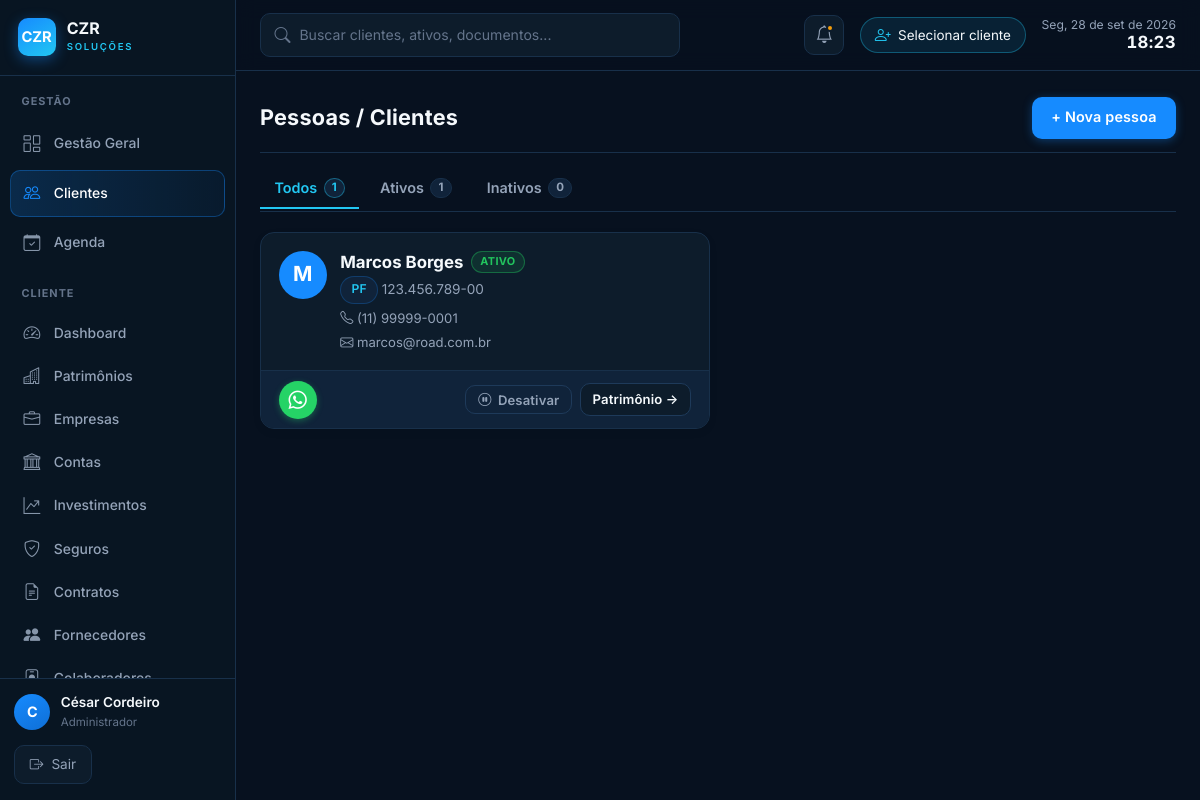
Screenshot of /clientes (signed in) with the database file from the repository.
### tables this page shows
CREATE TABLE IF NOT EXISTS clientes (
  id              INT AUTO_INCREMENT PRIMARY KEY,
  usuario_id      INT NULL,                           
  tipo_pessoa     ENUM('PF','PJ') NOT NULL DEFAULT 'PF',
  nome            VARCHAR(200) NOT NULL,              
  nome_completo   VARCHAR(200) NULL,                  
  apelido         VARCHAR(80)  NULL,
  cpf_cnpj        VARCHAR(18)  NOT NULL,
  rg              VARCHAR(20)  NULL,
  rg_orgao        VARCHAR(30)  NULL,
  rg_uf           VARCHAR(2)   NULL,
  data_nascimento DATE         NULL,
  naturalidade    VARCHAR(80)  NULL,
  nacionalidade   VARCHAR(60)  NULL DEFAULT 'Brasileira',
  estado_civil    ENUM('solteiro','casado','divorciado','viuvo','uniao_estavel','separado') NULL,
  regime_bens     ENUM('comunhao_parcial','comunhao_universal','separacao_total','participacao_final','nao_aplicavel') NULL,
  profissao       VARCHAR(80)  NULL,
  tipo_sanguineo  ENUM('A+','A-','B+','B-','AB+','AB-','O+','O-') NULL,
  nome_pai        VARCHAR(200) NULL,
  nome_mae        VARCHAR(200) NULL,
  cep             VARCHAR(9)   NULL,                  
  logradouro      VARCHAR(200) NULL,
  numero          VARCHAR(20)  NULL,
  complemento     VARCHAR(100) NULL,
  bairro          VARCHAR(100) NULL,
  cidade          VARCHAR(100) NULL,
  uf              VARCHAR(2)   NULL,
  email           VARCHAR(150) NULL,                  
  telefone        VARCHAR(20)  NULL,                  
  tem_testamento  TINYINT(1) NOT NULL DEFAULT 0,
  testamento_obs  TEXT         NULL,
  observacoes     TEXT         NULL,
  ativo           TINYINT(1) NOT NULL DEFAULT 1,
  criado_em       DATETIME NOT NULL DEFAULT CURRENT_TIMESTAMP,
  FOREIGN KEY (usuario_id) REFERENCES usuarios(id) ON DELETE SET NULL
);

### app/Core/View.php (called while the page is built, shortened)
<?php
class View
{
    public static function render(string $view, array $data = []): void
    {
        $file = APP_PATH . '/Views/' . $view . '.php';
        extract($data, EXTR_SKIP);
        require $file;
    }
}

### app/Core/Controller.php (called while the page is built, shortened)
<?php
abstract class Controller
{
    protected function view(string $view, array $data = []): void
    {
        View::render($view, $data);
    }
}

### app/Controllers/ClientesController.php (called while the page is built, shortened)
<?php
class ClientesController extends Controller
{
    public function index(): void
    {
        $filtro = $_GET['status'] ?? 'todos';
        $clientes = Cliente::listarPorStatus($filtro);
        $this->view('clientes/lista', compact('clientes', 'contagem', 'filtro'));
    }
}

### app/Core/Router.php (called while the page is built, shortened)
<?php
class Router
{
    private array $routes = ['GET' => [], 'POST' => []];
    public function get(string $path, array $handler): void
    {
        $this->routes['GET'][trim($path, '/')] = $handler;
    }
    public function post(string $path, array $handler): void
    {
        $this->routes['POST'][trim($path, '/')] = $handler;
    }
    public function dispatch(string $url, string $method): void
    {
        $url    = trim($url, '/');
        $method = strtoupper($method) === 'POST' ? 'POST' : 'GET';
        $handler = $this->routes[$method][$url] ?? null;
        [$class, $action] = $handler;
        (new $class())->$action();
    }
}

### index.php (called while the page is built, shortened)
<?php
$router = new Router();
$router->dispatch($_GET['url'] ?? '', $_SERVER['REQUEST_METHOD']);

### includes/functions.php (called while the page is built, shortened)
<?php
function base_url(string $path = ''): string {
    $base = defined('BASE_URL') ? BASE_URL : '/cezar/';
    return $base . ltrim($path, '/');
}
function link_whatsapp(?string $telefone): string {
    $d = preg_replace('/\D/', '', $telefone ?? '');
    if (strlen($d) <= 11) $d = '55' . $d;
    return 'https://wa.me/' . $d;
}
function h(string $str): string {
    return htmlspecialchars($str, ENT_QUOTES, 'UTF-8');
}

### includes/db.php (called while the page is built, shortened)
<?php
function db(): PDO
{
    static $pdo = null;
    if ($pdo === null) {
        $host    = Env::get('DB_HOST', '127.0.0.1');
        $name    = Env::get('DB_NAME', 'gestao_patrimonial');
        $user    = Env::get('DB_USER', 'root');
        $pass    = Env::get('DB_PASS', '');
        $charset = Env::get('DB_CHARSET', 'utf8mb4');
        $dsn = "mysql:host={$host};dbname={$name};charset={$charset}";
        $pdo = new PDO($dsn, $user, $pass, [
            PDO::ATTR_ERRMODE            => PDO::ERRMODE_EXCEPTION,
            PDO::ATTR_DEFAULT_FETCH_MODE => PDO::FETCH_ASSOC,
            PDO::ATTR_EMULATE_PREPARES   => false,
        ]);
    }
    return $pdo;
}

### app/Models/Cliente.php (called while the page is built, shortened)
<?php
class Cliente
{
    public static function listarPorStatus(string $filtro = 'todos'): array
    {
        $where = match ($filtro) {
            'ativos'   => 'WHERE c.ativo = 1',
            'inativos' => 'WHERE c.ativo = 0',
            default    => '',
        };
        return db()->query(
            "SELECT c.*, u.email AS email_login
               FROM clientes c
               LEFT JOIN usuarios u ON u.id = c.usuario_id
               $where
              ORDER BY c.ativo DESC, c.nome"
        )->fetchAll();
    }
}

### app/Views/clientes/lista.php (the view, shortened to what this page needs)
<?php
require APP_ROOT . '/includes/header.php';
$abas = [
    'todos'    => ['Todos',    $contagem['todos']],
    'ativos'   => ['Ativos',   $contagem['ativos']],
    'inativos' => ['Inativos', $contagem['inativos']],
];
?>
<div class="container">
  <div class="card-header cli-head">
    <h2 class="card-titulo">Pessoas / Clientes</h2>
    <a href="<?= base_url('clientes/novo') ?>" class="btn btn-primario">+ Nova pessoa</a>
  </div>
  <div class="cli-tabs">
    <?php foreach ($abas as $chave => [$rot, $n]): ?>
      <a class="cli-tab<?= $filtro === $chave ? ' ativo' : '' ?>" href="<?= base_url('clientes?status=' . $chave) ?>">
        <?= h($rot) ?> <span class="cli-tab-n"><?= (int) $n ?></span>
      </a>
    <?php endforeach; ?>
  </div>
  <?php if ($clientes): ?>
    <div class="pessoas-grid">
      <?php foreach ($clientes as $c):
        $nome   = $c['nome_completo'] ?: $c['nome'];
        $wa     = link_whatsapp($c['telefone'] ?? '');
        $ini    = mb_strtoupper(mb_substr(trim($c['nome']), 0, 1));
        $ativo  = (int) $c['ativo'] === 1;
      ?>
      <div class="pessoa-card<?= $ativo ? '' : ' inativo' ?>">
        <a class="pessoa-card-corpo" href="<?= base_url('clientes/editar?id=' . $c['id']) ?>">
          <div class="pessoa-avatar"><?= h($ini) ?></div>
          <div class="pessoa-card-info">
            <div class="pessoa-nome-linha">
              <span class="pessoa-nome"><?= h($nome) ?></span>
              <span class="pessoa-status <?= $ativo ? 'st-ativo' : 'st-inativo' ?>"><?= $ativo ? 'Ativo' : 'Inativo' ?></span>
            </div>
            <div class="pessoa-doc"><span class="tag"><?= h($c['tipo_pessoa']) ?></span> <?= h($c['cpf_cnpj']) ?></div>
            <?php if ($c['telefone']): ?><div class="pessoa-linha"><i class="bi bi-telephone"></i> <?= h($c['telefone']) ?></div><?php endif; ?>
            <?php if ($c['email']): ?><div class="pessoa-linha"><i class="bi bi-envelope"></i> <?= h($c['email']) ?></div><?php endif; ?>
          </div>
        </a>
        <div class="pessoa-card-acoes">
          <?php if ($wa): ?>
            <a href="<?= h($wa) ?>" target="_blank" rel="noopener" class="pessoa-wa"
               title="Conversar no WhatsApp" aria-label="Conversar no WhatsApp">
              <i class="bi bi-whatsapp"></i>
            </a>
          <?php endif; ?>
          <div class="pessoa-acoes-dir">
            <form method="post" action="<?= base_url('clientes/status') ?>" class="pessoa-toggle-form">
              <button type="submit" class="btn btn-sm <?= $ativo ? 'pessoa-btn-desativar' : 'pessoa-btn-ativar' ?>"
                      title="<?= $ativo ? 'Desativar (deixar de gerenciar)' : 'Reativar cliente' ?>"
                      onclick="return confirm('<?= $ativo ? 'Desativar este cliente? Ele sai das consolidações, mas nada é apagado — você pode reativar depois.' : 'Reativar este cliente?' ?>');">
                <i class="bi <?= $ativo ? 'bi-pause-circle' : 'bi-play-circle' ?>"></i>
                <?= $ativo ? 'Desativar' : 'Ativar' ?>
              </button>
            </form>
            <?php if ($ativo): ?>
              <a href="<?= base_url('dashboard?cliente_id=' . $c['id']) ?>" class="btn btn-secundario btn-sm">Patrimônio →</a>
            <?php endif; ?>
          </div>
        </div>
      </div>
      <?php endforeach; ?>
    </div>
  <?php else: ?>
    <div class="card"><p class="cli-vazio">
      <?= $filtro === 'inativos' ? 'Nenhum cliente inativo.' : ($filtro === 'ativos' ? 'Nenhum cliente ativo.' : 'Nenhuma pessoa cadastrada.') ?>
    </p></div>
  <?php endif; ?>
</div>
<?php require APP_ROOT . '/includes/footer.php'; ?>

### assets/css/tokens.css (style rules this page uses)
:root { --primary: #168BFF; --primary-h: #0F6FD6; --secondary: #22C7F2; --secondary-h: #12A9D4; --bg: #07111F; --surface: #0D1C2B; --surface-2: #10233A; --sidebar: #081522; --success: #22C55E; --warning: #F59E0B; --danger: #EF4444; --neutral: #64748B; --purple: #A855F7; --text: #F5F9FC; --text-2: #94A3B8; --text-3: #64748B; --border: #18304A; --border-2: #1E3A5A; --fonte-titulo: 'Inter', -apple-system, BlinkMacSystemFont, 'Segoe UI', Roboto, sans-serif; --fonte-corpo: 'Inter', -apple-system, BlinkMacSystemFont, 'Segoe UI', Roboto, sans-serif; --raio: 14px; --raio-sm: 10px; --sombra: 0 8px 30px rgba(0,0,0,.35); --sombra-alta: 0 18px 48px rgba(0,0,0,.5); --preto: var(--sidebar); --preto-2: var(--surface); --grafite: var(--surface-2); --dourado: var(--primary); --dourado-claro: var(--secondary); --dourado-h: var(--primary-h); --marfim: var(--bg); --cor-primaria: var(--text); --cor-acento: var(--primary); --cor-acento-h: var(--primary-h); --cor-fundo: var(--bg); --cor-branco: var(--surface); --cor-borda: var(--border); --cor-texto: var(--text); --cor-secundario: var(--text-2); --cor-sucesso: var(--success); --cor-alerta: var(--warning); --cor-erro: var(--danger); --cor-tag-bg: var(--surface-2); --cor-tag-txt: var(--secondary); }

### assets/css/layout.css (style rules this page uses)
:root { --sidebar-w: 236px; }
.container { max-width: 1280px; margin: 0 auto; padding: 1.6rem 1.5rem; }
@media (min-width: 1024px) { body { padding-left: var(--sidebar-w); } }

### assets/css/style.css (style rules this page uses)
*, *::before, *::after { box-sizing: border-box; margin: 0; padding: 0; }
body { font-family: var(--fonte-corpo); background: var(--cor-fundo); color: var(--cor-texto); font-size: 15px; line-height: 1.55; -webkit-font-smoothing: antialiased; }
a { color: var(--cor-acento); text-decoration: none; }
h1, h2, h3 { font-family: var(--fonte-titulo); }
.card-header { display: flex; align-items: center; justify-content: space-between; margin-bottom: 1.25rem; padding-bottom: .85rem; border-bottom: 1px solid var(--cor-borda); }
.card-titulo { font-family: var(--fonte-titulo); font-size: 1.35rem; font-weight: 700; color: var(--cor-primaria); letter-spacing: .01em; }
.btn { display: inline-flex; align-items: center; gap: .4rem; padding: .55rem 1.15rem; border-radius: var(--raio-sm); border: 1px solid transparent; cursor: pointer; font-size: .9rem; font-weight: 600; font-family: var(--fonte-corpo); letter-spacing: .01em; transition: background .15s, box-shadow .15s, border-color .15s, transform .1s; text-decoration: none; }
.btn-primario { background: var(--primary); color: #fff; box-shadow: 0 2px 10px rgba(22,139,255,.35); }
.btn-secundario { background: var(--surface); color: var(--text); border-color: var(--border-2); }
.btn-sm { padding: .35rem .75rem; font-size: .82rem; }
.tag { display: inline-block; padding: .22rem .65rem; border-radius: 20px; font-size: .76rem; font-weight: 600; background: var(--cor-tag-bg); color: var(--cor-tag-txt); border: 1px solid rgba(22,139,255,.25); }

### rows the page displays
clientes: nome "M", nome "Marcos Borges", ativo "ATIVO", tipo_pessoa "PF", cpf_cnpj "123.456.789-00", telefone "(11) 99999-0001", email "marcos@road.com.br"

### other values shown
$titulo "GESTÃO"
$rotulo "Gestão Geral"
$rotulo "Clientes"
$rotulo "Agenda"
$titulo "CLIENTE"
$rotulo "Dashboard"
$rotulo "Patrimônios"
$rotulo "Empresas"
$rotulo "Contas"
$rotulo "Investimentos"
$rotulo "Seguros"
$rotulo "Contratos"
$rotulo "Fornecedores"
$inicial "C"
$usuario['nome'] "César Cordeiro"
